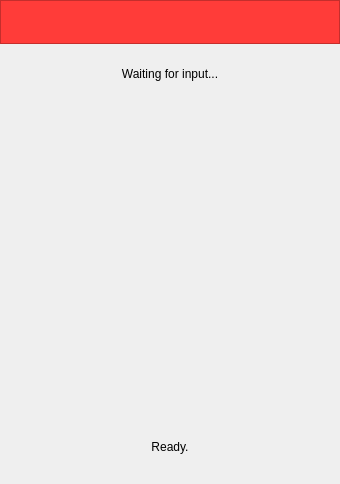
<?xml version="1.0" encoding="UTF-8"?>
<ui version="4.0">
 <class>ControlPanel</class>
 <widget class="QMainWindow" name="ControlPanel">
  <property name="geometry">
   <rect>
    <x>0</x>
    <y>0</y>
    <width>340</width>
    <height>484</height>
   </rect>
  </property>
  <property name="windowTitle">
   <string>ODLA</string>
  </property>
  <property name="windowIcon">
   <iconset resource="graphics.qrc">
    <normaloff>:/icons/kricon.png</normaloff>:/icons/kricon.png</iconset>
  </property>
  <property name="styleSheet">
   <string notr="true"/>
  </property>
  <property name="iconSize">
   <size>
    <width>48</width>
    <height>48</height>
   </size>
  </property>
  <widget class="QWidget" name="centralwidget">
   <layout class="QGridLayout" name="gridLayout">
    <property name="leftMargin">
     <number>0</number>
    </property>
    <property name="topMargin">
     <number>0</number>
    </property>
    <property name="rightMargin">
     <number>0</number>
    </property>
    <property name="bottomMargin">
     <number>0</number>
    </property>
    <item row="4" column="0">
     <spacer name="verticalSpacer">
      <property name="orientation">
       <enum>Qt::Vertical</enum>
      </property>
      <property name="sizeType">
       <enum>QSizePolicy::Maximum</enum>
      </property>
      <property name="sizeHint" stdset="0">
       <size>
        <width>20</width>
        <height>0</height>
       </size>
      </property>
     </spacer>
    </item>
    <item row="1" column="0">
     <widget class="QFrame" name="menuInputFrame">
      <property name="sizePolicy">
       <sizepolicy hsizetype="Preferred" vsizetype="Fixed">
        <horstretch>0</horstretch>
        <verstretch>0</verstretch>
       </sizepolicy>
      </property>
      <property name="minimumSize">
       <size>
        <width>0</width>
        <height>48</height>
       </size>
      </property>
      <property name="maximumSize">
       <size>
        <width>16777215</width>
        <height>48</height>
       </size>
      </property>
      <property name="frameShape">
       <enum>QFrame::NoFrame</enum>
      </property>
      <property name="frameShadow">
       <enum>QFrame::Raised</enum>
      </property>
      <layout class="QHBoxLayout" name="horizontalLayout">
       <item>
        <widget class="QLabel" name="menuTitleLabel">
         <property name="text">
          <string notr="true">Waiting for input...</string>
         </property>
         <property name="textFormat">
          <enum>Qt::RichText</enum>
         </property>
         <property name="alignment">
          <set>Qt::AlignCenter</set>
         </property>
        </widget>
       </item>
      </layout>
     </widget>
    </item>
    <item row="2" column="0">
     <widget class="QLabel" name="numPad">
      <property name="sizePolicy">
       <sizepolicy hsizetype="Preferred" vsizetype="Preferred">
        <horstretch>0</horstretch>
        <verstretch>0</verstretch>
       </sizepolicy>
      </property>
      <property name="minimumSize">
       <size>
        <width>0</width>
        <height>300</height>
       </size>
      </property>
      <property name="maximumSize">
       <size>
        <width>16777215</width>
        <height>300</height>
       </size>
      </property>
      <property name="text">
       <string/>
      </property>
     </widget>
    </item>
    <item row="3" column="0">
     <widget class="QLabel" name="statusLabel">
      <property name="sizePolicy">
       <sizepolicy hsizetype="Preferred" vsizetype="Preferred">
        <horstretch>0</horstretch>
        <verstretch>0</verstretch>
       </sizepolicy>
      </property>
      <property name="maximumSize">
       <size>
        <width>16777215</width>
        <height>80</height>
       </size>
      </property>
      <property name="text">
       <string>Ready.</string>
      </property>
      <property name="alignment">
       <set>Qt::AlignCenter</set>
      </property>
     </widget>
    </item>
    <item row="0" column="0">
     <widget class="QFrame" name="headFrame">
      <property name="sizePolicy">
       <sizepolicy hsizetype="Preferred" vsizetype="Fixed">
        <horstretch>0</horstretch>
        <verstretch>0</verstretch>
       </sizepolicy>
      </property>
      <property name="minimumSize">
       <size>
        <width>0</width>
        <height>44</height>
       </size>
      </property>
      <property name="maximumSize">
       <size>
        <width>16777215</width>
        <height>44</height>
       </size>
      </property>
      <property name="styleSheet">
       <string notr="true">QFrame#headFrame{
/*border-image: url(:/imgs/krlogo.png) 0 0 0 0 stretch stretch;*/
border-image: url(:/imgs/krlogo.png) ;
background-color:rgb(255, 60, 57);
}</string>
      </property>
      <property name="frameShape">
       <enum>QFrame::StyledPanel</enum>
      </property>
      <property name="frameShadow">
       <enum>QFrame::Raised</enum>
      </property>
      <layout class="QHBoxLayout" name="horizontalLayout_2">
       <item>
        <spacer name="horizontalSpacer">
         <property name="orientation">
          <enum>Qt::Horizontal</enum>
         </property>
         <property name="sizeHint" stdset="0">
          <size>
           <width>40</width>
           <height>20</height>
          </size>
         </property>
        </spacer>
       </item>
       <item>
        <widget class="QPushButton" name="settingsButton">
         <property name="contextMenuPolicy">
          <enum>Qt::CustomContextMenu</enum>
         </property>
         <property name="toolTip">
          <string>Tools</string>
         </property>
         <property name="styleSheet">
          <string notr="true">QPushButton#settingsButton:hover
{
    border: 1px solid palette(highlight);
    border-radius: 4px;
}

QPushButton#settingsButton:pressed
{
    border: 1px solid palette(highlight);
    border-radius: 4px;
}


QPushButton#settingsButton{
    padding: 4px;
	padding-left: 4px;
    padding-right: 10px;     
    border-radius: 4px;
}

QPushButton#settingsButton::menu-indicator {
    subcontrol-origin: padding;
    subcontrol-position: bottom right;
}



</string>
         </property>
         <property name="text">
          <string/>
         </property>
         <property name="icon">
          <iconset resource="graphics.qrc">
           <normaloff>:/icons/bars-solid.png</normaloff>:/icons/bars-solid.png</iconset>
         </property>
         <property name="checkable">
          <bool>false</bool>
         </property>
         <property name="checked">
          <bool>false</bool>
         </property>
        </widget>
       </item>
      </layout>
     </widget>
    </item>
   </layout>
  </widget>
  <action name="action_Settings">
   <property name="text">
    <string>Settings</string>
   </property>
   <property name="toolTip">
    <string>Settings</string>
   </property>
  </action>
  <action name="action_Close">
   <property name="text">
    <string>Close</string>
   </property>
   <property name="toolTip">
    <string>Close</string>
   </property>
   <property name="visible">
    <bool>true</bool>
   </property>
  </action>
  <action name="action_About">
   <property name="text">
    <string>About</string>
   </property>
   <property name="toolTip">
    <string>About</string>
   </property>
  </action>
  <action name="actionSimulator">
   <property name="checkable">
    <bool>true</bool>
   </property>
   <property name="text">
    <string>Show simulator</string>
   </property>
  </action>
  <action name="actionODLA">
   <property name="checkable">
    <bool>true</bool>
   </property>
   <property name="checked">
    <bool>true</bool>
   </property>
   <property name="text">
    <string>Show input panel</string>
   </property>
   <property name="toolTip">
    <string>Show or hide input panel</string>
   </property>
  </action>
 </widget>
 <resources>
  <include location="graphics.qrc"/>
 </resources>
 <connections>
  <connection>
   <sender>actionODLA</sender>
   <signal>toggled(bool)</signal>
   <receiver>ControlPanel</receiver>
   <slot>setVisible(bool)</slot>
   <hints>
    <hint type="sourcelabel">
     <x>-1</x>
     <y>-1</y>
    </hint>
    <hint type="destinationlabel">
     <x>146</x>
     <y>209</y>
    </hint>
   </hints>
  </connection>
 </connections>
</ui>
